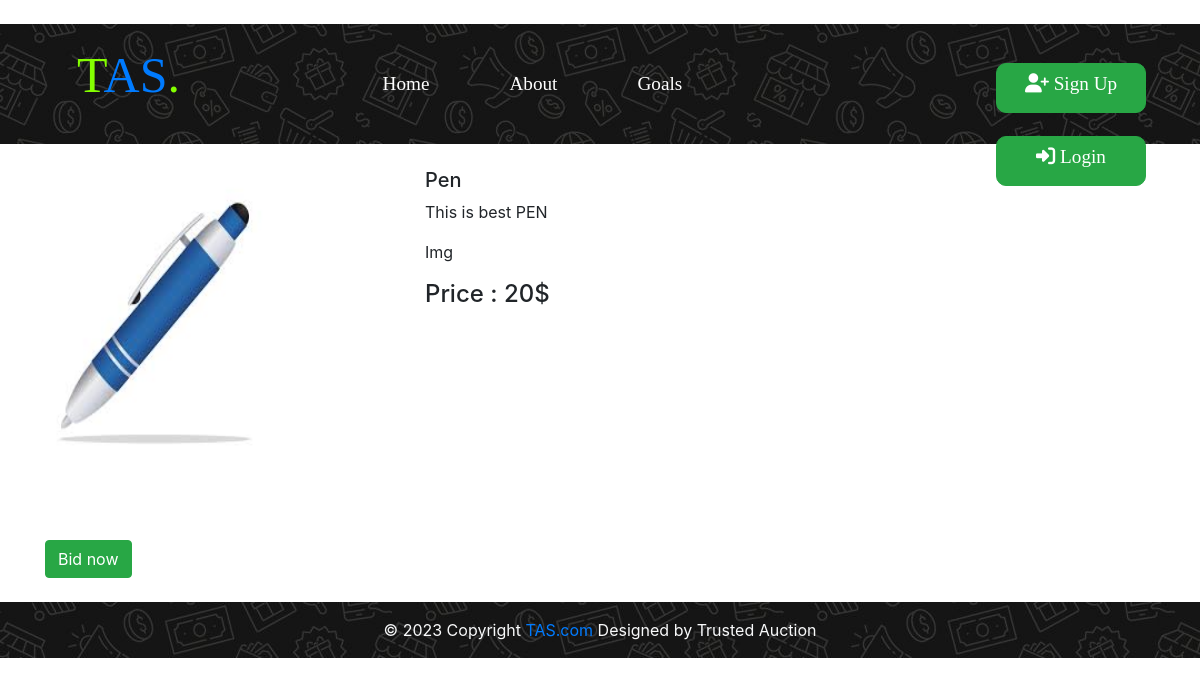
Screenshot of /shop/products/2 with the database file from the repository.
### shop/models.py (models this page shows, shortened)
class product(models.Model):
    product_id = models.AutoField
    product_name = models.CharField(max_length=50)
    catagory = models.CharField(max_length=50, default = "")
    sub_catagory = models.CharField(max_length=50, default = "")
    price = models.IntegerField(default = 0)
    desc = models.CharField(max_length=1000)
    images = models.ImageField(upload_to="shop/images/%y",default = "", height_field=None, width_field=None, max_length=None)
    useremail = models.CharField(max_length=50, default = "")

### shop/views.py (the view)
# urls.py: path("products/<int:myid>",views.products,name = "Products"),
def products(request,myid):
    prods = product.objects.filter(id=myid)
    param = {'productview' : prods[0] , 'pid' : myid}
    return render(request,"shop/productview.html",param)

### shop/templates/shop/productview.html (shortened to what this page needs)
{%extends 'shop/inheritance.html'%} {% block title%} Product View {% endblock %}
{% block body%}
<div class="container my-4">
  <div class="row">
    <div class="col-md-4">
      <div class="row">
        <img src="/media/{{productview.images}} " width="250" height="300"/>
      </div>
      <br><br><br>
      <button class="btn btn-success" id="bidnow">Bid now </button>
    </div>
    <div class="col-md-8">
      <h5>{{productview.product_name}}</h5>
      <p>{{productview.desc}}</p>
      <p>{{productview.sub_catagory}}</p>
      <h4>Price : {{productview.price}}$</h4>
    </div>
  </div>
</div>
{% endblock %}

### rows the page displays
product: images (picture), product_name "Pen", desc "This is best PEN", sub_catagory "Img", price "20"
